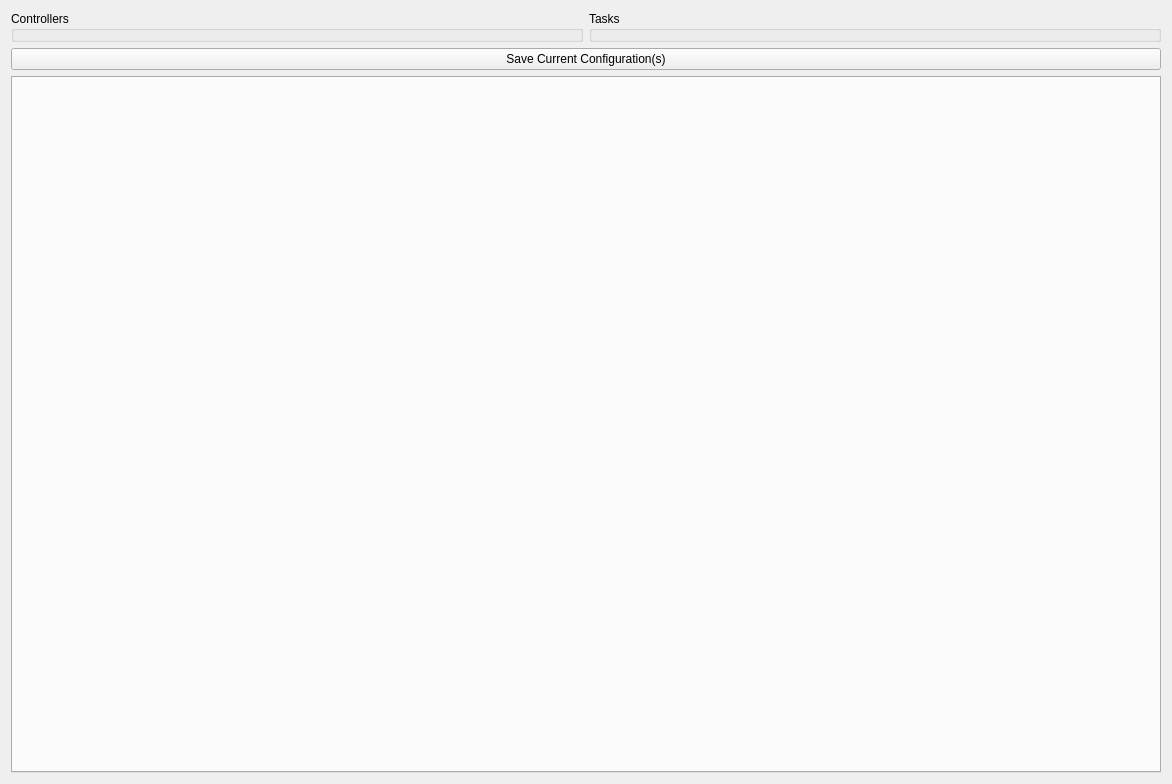
<?xml version="1.0" encoding="UTF-8"?>
<ui version="4.0">
 <class>AUVControlCalibration</class>
 <widget class="QWidget" name="AUVControlCalibration">
  <property name="geometry">
   <rect>
    <x>0</x>
    <y>0</y>
    <width>1172</width>
    <height>784</height>
   </rect>
  </property>
  <property name="windowTitle">
   <string>Form</string>
  </property>
  <layout class="QVBoxLayout" name="verticalLayout">
   <item>
    <layout class="QHBoxLayout" name="main_status_layout">
     <item>
      <widget class="QGroupBox" name="controllers_group">
       <property name="title">
        <string>Controllers</string>
       </property>
      </widget>
     </item>
     <item>
      <widget class="QGroupBox" name="tasks_group">
       <property name="title">
        <string>Tasks</string>
       </property>
      </widget>
     </item>
    </layout>
   </item>
   <item>
    <widget class="QPushButton" name="save_button">
     <property name="text">
      <string>Save Current Configuration(s)</string>
     </property>
    </widget>
   </item>
   <item>
    <widget class="QTabWidget" name="controller_status_tabs">
     <property name="currentIndex">
      <number>-1</number>
     </property>
    </widget>
   </item>
  </layout>
 </widget>
 <resources/>
 <connections/>
</ui>
